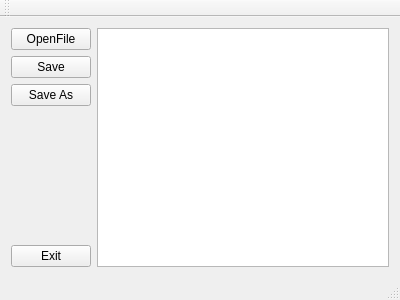
<?xml version="1.0" encoding="UTF-8"?>
<ui version="4.0">
 <class>Widget</class>
 <widget class="QMainWindow" name="Widget">
  <property name="geometry">
   <rect>
    <x>0</x>
    <y>0</y>
    <width>400</width>
    <height>300</height>
   </rect>
  </property>
  <property name="windowTitle">
   <string>Widget</string>
  </property>
  <widget class="QWidget" name="centralWidget">
   <layout class="QHBoxLayout" name="horizontalLayout_2">
    <item>
     <layout class="QVBoxLayout" name="verticalLayout">
      <item>
       <widget class="QPushButton" name="OpenFileBtn">
        <property name="text">
         <string>OpenFile</string>
        </property>
       </widget>
      </item>
      <item>
       <widget class="QPushButton" name="SaveFileBtn">
        <property name="text">
         <string>Save</string>
        </property>
       </widget>
      </item>
      <item>
       <widget class="QPushButton" name="SaveAsFileBtn">
        <property name="text">
         <string>Save As</string>
        </property>
       </widget>
      </item>
      <item>
       <spacer name="verticalSpacer">
        <property name="orientation">
         <enum>Qt::Vertical</enum>
        </property>
        <property name="sizeHint" stdset="0">
         <size>
          <width>20</width>
          <height>40</height>
         </size>
        </property>
       </spacer>
      </item>
      <item>
       <widget class="QPushButton" name="CloseBtn">
        <property name="text">
         <string>Exit</string>
        </property>
       </widget>
      </item>
     </layout>
    </item>
    <item>
     <widget class="QTextEdit" name="textEdit"/>
    </item>
   </layout>
  </widget>
  <widget class="QMenuBar" name="menuBar">
   <property name="geometry">
    <rect>
     <x>0</x>
     <y>0</y>
     <width>400</width>
     <height>25</height>
    </rect>
   </property>
  </widget>
  <widget class="QToolBar" name="mainToolBar">
   <attribute name="toolBarArea">
    <enum>TopToolBarArea</enum>
   </attribute>
   <attribute name="toolBarBreak">
    <bool>false</bool>
   </attribute>
  </widget>
  <widget class="QStatusBar" name="statusBar"/>
 </widget>
 <layoutdefault spacing="6" margin="11"/>
 <resources/>
 <connections/>
</ui>
